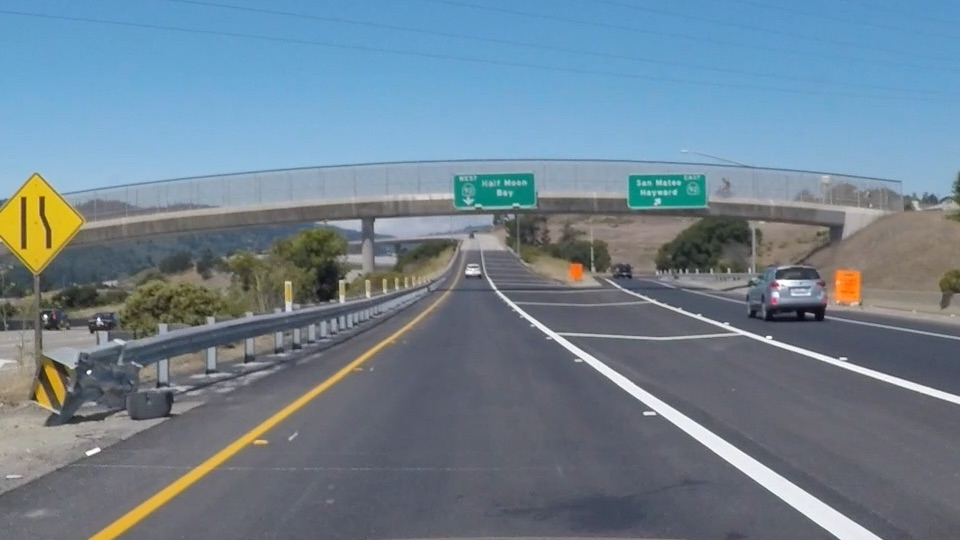
#> input picture term_1/exit-ramp.jpg, 960 x 540 px
$ python 3_canny_edge_line_detection.py
#> lines starting #> are read from the running program, lines starting #| are printed output that depends on the picture; after the words box and inside, x2 and y2 are one past the last pixel; in counts of white or black regions, pixels touching at a corner belong together
import matplotlib.pyplot as plt
import matplotlib.image as mpimg
import numpy as np
import cv2

# Read in the image and convert to grayscale
image = mpimg.imread('exit-ramp.jpg')
#> image is the input picture: shape (540, 960, 3); mean R, G, B 111.3, 130.2, 144.4
gray = cv2.cvtColor(image, cv2.COLOR_RGB2GRAY)
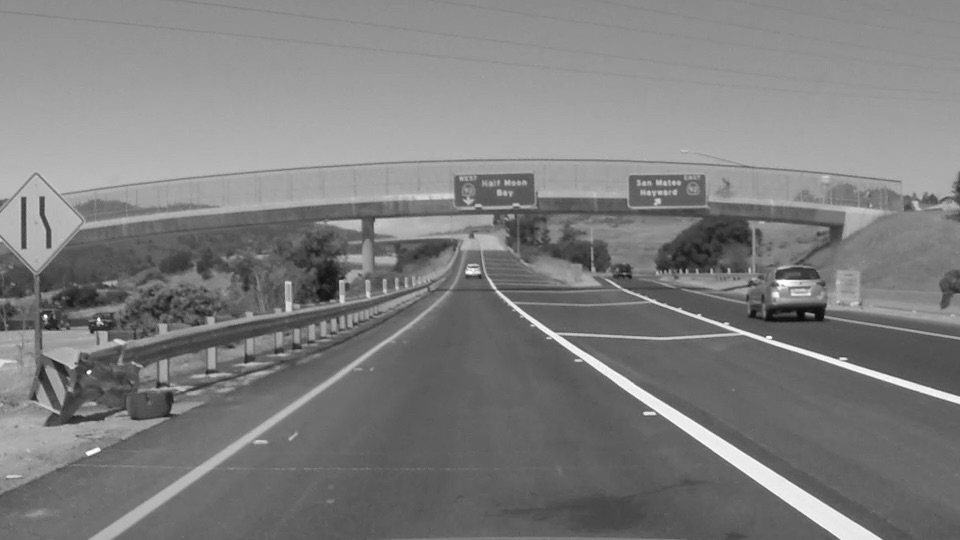
#> gray: shape (540, 960); min 7, max 255, mean 126.2

# Define a kernel size for Gaussian smoothing / blurring
# Note: this step is optional as cv2.Canny() applies a 5x5 Gaussian internally
kernel_size = 3
blur_gray = cv2.GaussianBlur(gray,(kernel_size, kernel_size), 0)

# Define parameters for Canny and run it
# NOTE: if you try running this code you might want to change these!
low_threshold = 0
high_threshold = 250
edges = cv2.Canny(blur_gray, low_threshold, high_threshold)
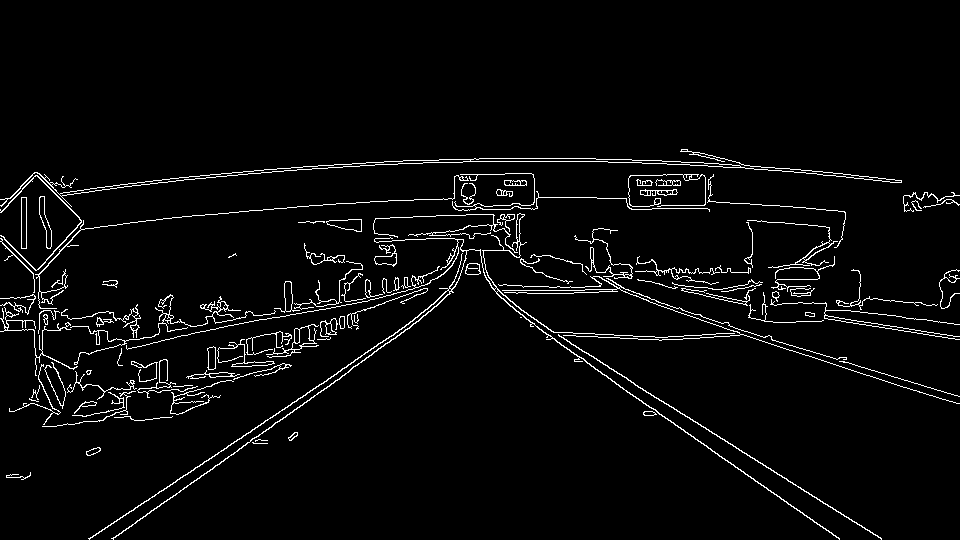
#> edges: shape (540, 960); 3.6% white in thin lines or dots, all inside (x1, y1, x2, y2) = (0, 149, 960, 540)

# Display the image
plt.imshow(edges, cmap='Greys_r')
plt.show()
